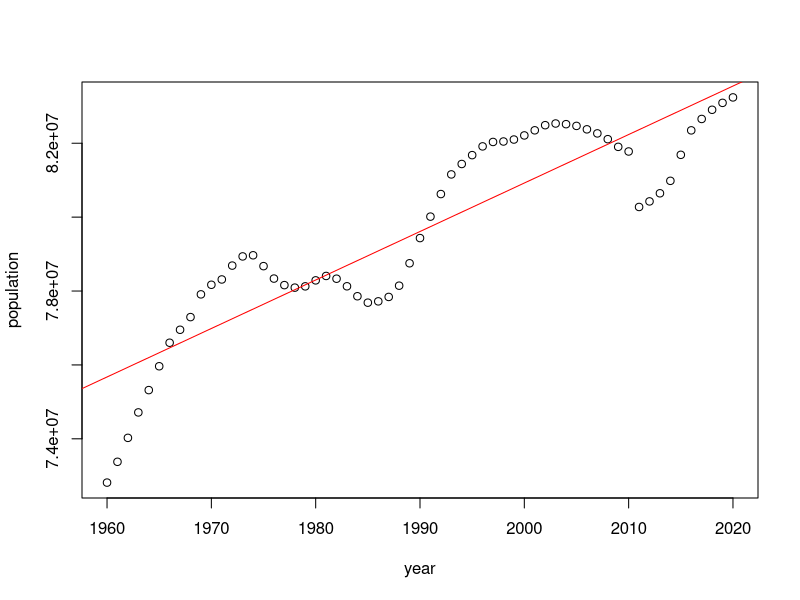

The R script that drew this image:
## ---- chunk 1
knitr::opts_chunk$set(echo = TRUE, error=T)
## ---- chunk 2
library(tidyverse)
library(ggplot2)
## ---- chunk 3
    europe.data <- read.csv("europe.data.csv", sep = ";", dec=",")
## ---- chunk 4
    europe.data %>% 
        mutate(year = str_remove(year, "year_") %>% as.integer(year), 
               United.Kingdom = as.integer(United.Kingdom)) %>% 
        pivot_longer(Albania:United.Kingdom, names_to = "country", values_to = "population") -> tidy
    tidy
## ---- chunk 5
    tidy %>% 
        filter(year == 2020) %>% 
        top_n(5, population) %>% 
        select(country) %>% 
        as_vector() -> top5

    tidy %>% 
        filter(country %in% top5 & year %in% c(2000,2020)) %>% 
        group_by(country) %>% 
        mutate(growth = population[2] - population[1]) %>%
        filter(year == 2020) %>% 
        select(-year) %>% 
        arrange(-growth)
## ---- chunk 6
    tidy %>% 
        filter(country == "Germany") %>% 
        select(!country) -> g.pop
    
    g.pop %>% 
        plot()
    lm(population ~ year, data=g.pop) -> linear_model
    abline(linear_model, col="red")
## ---- chunk 7
    linear_model$coefficients
## ---- chunk 8
    cor(g.pop$year, g.pop$population) ^ 2
## ---- chunk 9
    a <- linear_model$coefficients[1] 
    b <- linear_model$coefficients[2] 
    a + b * 2021
## ---- chunk 10
    p.a <- 0.3
    p.b <- 0.25
    p.c <- 0.3
    p.d <- 0.15
    n <- 100
## ---- chunk 11
    pbinom(35, n, p.a) - pbinom(24, n, p.a)
## ---- chunk 12
    dmultinom(c(35, 30, 20, 15), prob = c(p.a, p.b, p.c, p.d))
## ---- chunk 13
    (1-(p.c+p.d))^4*(p.c+p.d)
## ---- chunk 14
n <- 1:2000
tibble(
    n = n,
    v =  pbinom(80, n, prob = 0.5)
) %>% filter(v < 0.9) %>% head(1)
## ---- chunk 15
    penalties <- tibble(prob = c(0.6, 0.2, 0.15, 0.05), 
                       fine=c(0, 20, 50, 100))
    n <- 500
## ---- chunk 16
    E.penalty <- (penalties$fine * penalties$prob) %>% sum()
    E.penalty.2 <- (penalties$fine^2 * penalties$prob) %>% sum()
    Var.penalty <- E.penalty.2 - E.penalty^2
    E.penalty; Var.penalty
## ---- chunk 17
    pnorm(9000, mean = n*E.penalty, sd = sqrt(n*Var.penalty)) -
      pnorm(8000, mean = n*E.penalty, sd = sqrt(n*Var.penalty))
## ---- chunk 18
    qnorm(0.9, mean = n*E.penalty, sd = sqrt(n*Var.penalty))
## ---- chunk 19
    read.csv2("runs.csv") -> runs
## ---- chunk 20
    runs %>% filter(gender == "F") %>% select(time) %>% as_vector() -> time.female
    t.test(time.female, alternative = "two.sided", conf.level = 1-0.05)$conf.int
## ---- chunk 21
    sd.time <- sd(time.female)
    mean.time <- mean(time.female)
    nobs <- length(time.female)
    conf.level <- 2 * pt(2*nobs^0.5/sd.time, df = nobs-1)-1
    conf.level
## ---- chunk 22
    p <- t.test(time.female, alternative = "greater", mu=101.98)$p.value
    p
    p <= 0.05
## ---- chunk 23
    mpg <- read.csv2("mpg.csv")
## ---- chunk 24
    var.test(mpg$hwy ~ mpg$trans, alternative= "two.sided", conf.level=0.90)
## ---- chunk 25
    t.test(mpg$hwy ~ mpg$trans, alternative= "less", conf.level=0.99)
